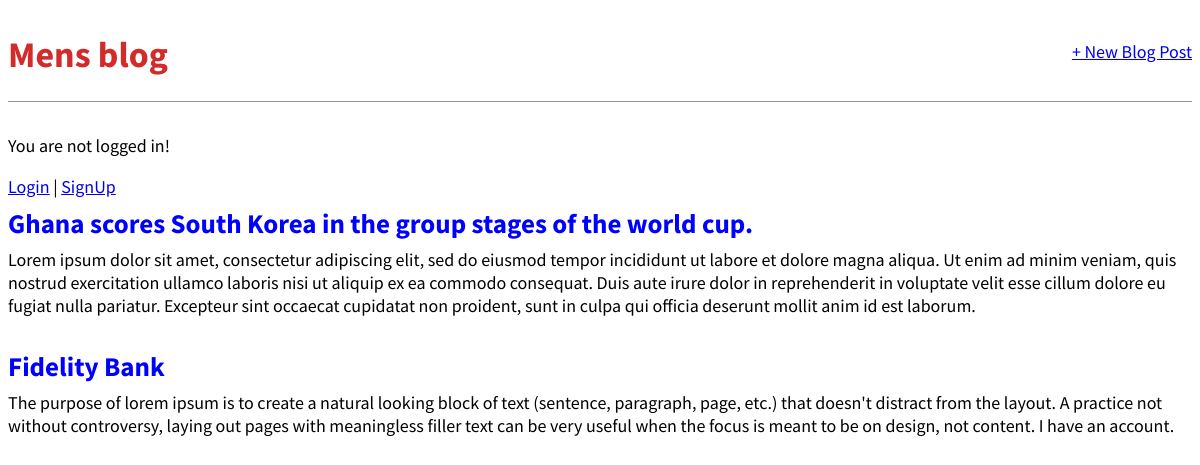
The page / on the database its author committed.
### blog01/models.py (models this page shows, shortened)
class Post(models.Model):
    title = models.CharField(max_length=200)
    author = models.ForeignKey(
        "auth.User",
        on_delete=models.CASCADE,
        )
    body = models.TextField()

### blog01/views.py (the view)
# urls.py: path("", BlogListView.as_view(), name="home"),
class BlogListView(ListView):
    model = Post
    template_name = "home.html"

### templates/home.html
{% extends "base.html" %}
{% block content %}
{% for post in post_list %}
    <div class="post-entry">
       <h2><a href="{%url 'post_detail' post.pk %}">{{ post.title }}</a></h2>
       <p>{{ post.body }}</p>
    </div>
    {% endfor %}
    {% endblock content %}

### templates/base.html (shortened to what this page needs)
{% load static%}
<html>
    <head>
        <link rel="stylesheet" href="{% static 'css/base.css' %}">
    </head>
    <body>
        <div>
        <header>
            <div class="nav-left">
                <h1><a href="{% url 'home' %}">Mens blog</a></h1>
            </div>
            <div class="nav-right">
                <a href="{%url 'post_new'%}">+ New Blog Post</a>
            </div>
        </header>
        {%if user.is_authenticated%}
            <p>Hi,{{user.username}}!</p>
            <p><a href="{%url 'logout'%}">Logout</a></p>
        {%else%}
            <p>You are not logged in!</p>
            <a href="{%url 'login'%}">Login</a> |
            <a href="{% url 'signup'%}">SignUp</a>
        {% endif %}
             {% block content %}
             {% endblock content %}
        </div>
    </body>
</html>

### static/css/base.css (style rules this page uses)
body { font-family: 'Source Sans Pro', sans-serif; font-size: 18px; }
header { border-bottom: 1px solid #999; margin-bottom: 2rem; display: flex; }
header h1 a { color: rgb(211, 42, 42); text-decoration: none; }
.nav-left { margin-right: auto; }
.nav-right { display: flex; padding-top: 2rem; }
.post-entry { margin-bottom: 2rem; }
.post-entry h2 { margin: 0.5rem 0; }
.post-entry h2 a, .post-entry h2 a:visited { color: blue; text-decoration: none; }
.post-entry p { margin: 0; font-weight: 400; }

### rows shown on the page
Post: title "Ghana scores South Korea in the group stages of the world cup.", body "Lorem ipsum dolor sit amet, consectetur adipiscing elit, sed do eiusmod tempor incididunt ut labore et dolore magna aliqua. Ut enim ad minim veniam, quis nostrud exercitation ullamco laboris nisi ut aliquip ex ea commodo consequat. Duis aute irure dolor in reprehenderit in voluptate velit esse cillum dolore eu fugiat nulla pariatur. Excepteur sint occaecat cupidatat non proident, sunt in culpa qui officia deserunt mollit anim id est laborum."
Post: title "Fidelity Bank", body "The purpose of lorem ipsum is to create a natural looking block of text (sentence, paragraph, page, etc.) that doesn't distract from the layout. A practice not without controversy, laying out pages with meaningless filler text can be very useful when the focus is meant to be on design, not content. I have an account."
